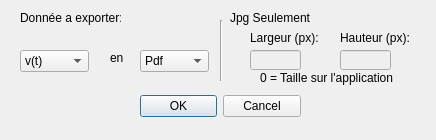
<?xml version="1.0" encoding="UTF-8"?>
<ui version="4.0">
 <class>selectexport</class>
 <widget class="QDialog" name="selectexport">
  <property name="geometry">
   <rect>
    <x>0</x>
    <y>0</y>
    <width>436</width>
    <height>140</height>
   </rect>
  </property>
  <property name="windowTitle">
   <string>Dialog</string>
  </property>
  <widget class="QDialogButtonBox" name="buttonBox">
   <property name="geometry">
    <rect>
     <x>140</x>
     <y>90</y>
     <width>161</width>
     <height>32</height>
    </rect>
   </property>
   <property name="orientation">
    <enum>Qt::Horizontal</enum>
   </property>
   <property name="standardButtons">
    <set>QDialogButtonBox::Cancel|QDialogButtonBox::Ok</set>
   </property>
  </widget>
  <widget class="QLabel" name="label">
   <property name="geometry">
    <rect>
     <x>20</x>
     <y>10</y>
     <width>101</width>
     <height>16</height>
    </rect>
   </property>
   <property name="text">
    <string>Donnée a exporter:</string>
   </property>
  </widget>
  <widget class="QComboBox" name="data">
   <property name="geometry">
    <rect>
     <x>20</x>
     <y>50</y>
     <width>69</width>
     <height>22</height>
    </rect>
   </property>
   <item>
    <property name="text">
     <string>v(t)</string>
    </property>
   </item>
   <item>
    <property name="text">
     <string>Theta(t)</string>
    </property>
   </item>
  </widget>
  <widget class="QComboBox" name="type">
   <property name="geometry">
    <rect>
     <x>140</x>
     <y>50</y>
     <width>69</width>
     <height>22</height>
    </rect>
   </property>
   <item>
    <property name="text">
     <string>Pdf</string>
    </property>
   </item>
   <item>
    <property name="text">
     <string>Jpg</string>
    </property>
   </item>
   <item>
    <property name="text">
     <string>Text</string>
    </property>
   </item>
  </widget>
  <widget class="QLabel" name="label_2">
   <property name="geometry">
    <rect>
     <x>110</x>
     <y>50</y>
     <width>21</width>
     <height>16</height>
    </rect>
   </property>
   <property name="text">
    <string>en</string>
   </property>
  </widget>
  <widget class="Line" name="line">
   <property name="geometry">
    <rect>
     <x>220</x>
     <y>20</y>
     <width>3</width>
     <height>61</height>
    </rect>
   </property>
   <property name="orientation">
    <enum>Qt::Vertical</enum>
   </property>
  </widget>
  <widget class="QLabel" name="label_3">
   <property name="geometry">
    <rect>
     <x>230</x>
     <y>10</y>
     <width>81</width>
     <height>16</height>
    </rect>
   </property>
   <property name="text">
    <string>Jpg Seulement:</string>
   </property>
  </widget>
  <widget class="QLabel" name="label_4">
   <property name="geometry">
    <rect>
     <x>250</x>
     <y>30</y>
     <width>71</width>
     <height>16</height>
    </rect>
   </property>
   <property name="text">
    <string>Largeur (px):</string>
   </property>
  </widget>
  <widget class="QLineEdit" name="largeur">
   <property name="enabled">
    <bool>false</bool>
   </property>
   <property name="geometry">
    <rect>
     <x>250</x>
     <y>50</y>
     <width>51</width>
     <height>20</height>
    </rect>
   </property>
  </widget>
  <widget class="QLabel" name="label_5">
   <property name="geometry">
    <rect>
     <x>340</x>
     <y>30</y>
     <width>71</width>
     <height>16</height>
    </rect>
   </property>
   <property name="text">
    <string>Hauteur (px):</string>
   </property>
  </widget>
  <widget class="QLineEdit" name="hauteur">
   <property name="enabled">
    <bool>false</bool>
   </property>
   <property name="geometry">
    <rect>
     <x>340</x>
     <y>50</y>
     <width>51</width>
     <height>20</height>
    </rect>
   </property>
  </widget>
  <widget class="QLabel" name="label_6">
   <property name="geometry">
    <rect>
     <x>260</x>
     <y>70</y>
     <width>141</width>
     <height>16</height>
    </rect>
   </property>
   <property name="text">
    <string>0 = Taille sur l'application</string>
   </property>
  </widget>
 </widget>
 <resources/>
 <connections>
  <connection>
   <sender>buttonBox</sender>
   <signal>accepted()</signal>
   <receiver>selectexport</receiver>
   <slot>accept()</slot>
   <hints>
    <hint type="sourcelabel">
     <x>248</x>
     <y>254</y>
    </hint>
    <hint type="destinationlabel">
     <x>157</x>
     <y>274</y>
    </hint>
   </hints>
  </connection>
  <connection>
   <sender>buttonBox</sender>
   <signal>rejected()</signal>
   <receiver>selectexport</receiver>
   <slot>reject()</slot>
   <hints>
    <hint type="sourcelabel">
     <x>316</x>
     <y>260</y>
    </hint>
    <hint type="destinationlabel">
     <x>286</x>
     <y>274</y>
    </hint>
   </hints>
  </connection>
 </connections>
</ui>
